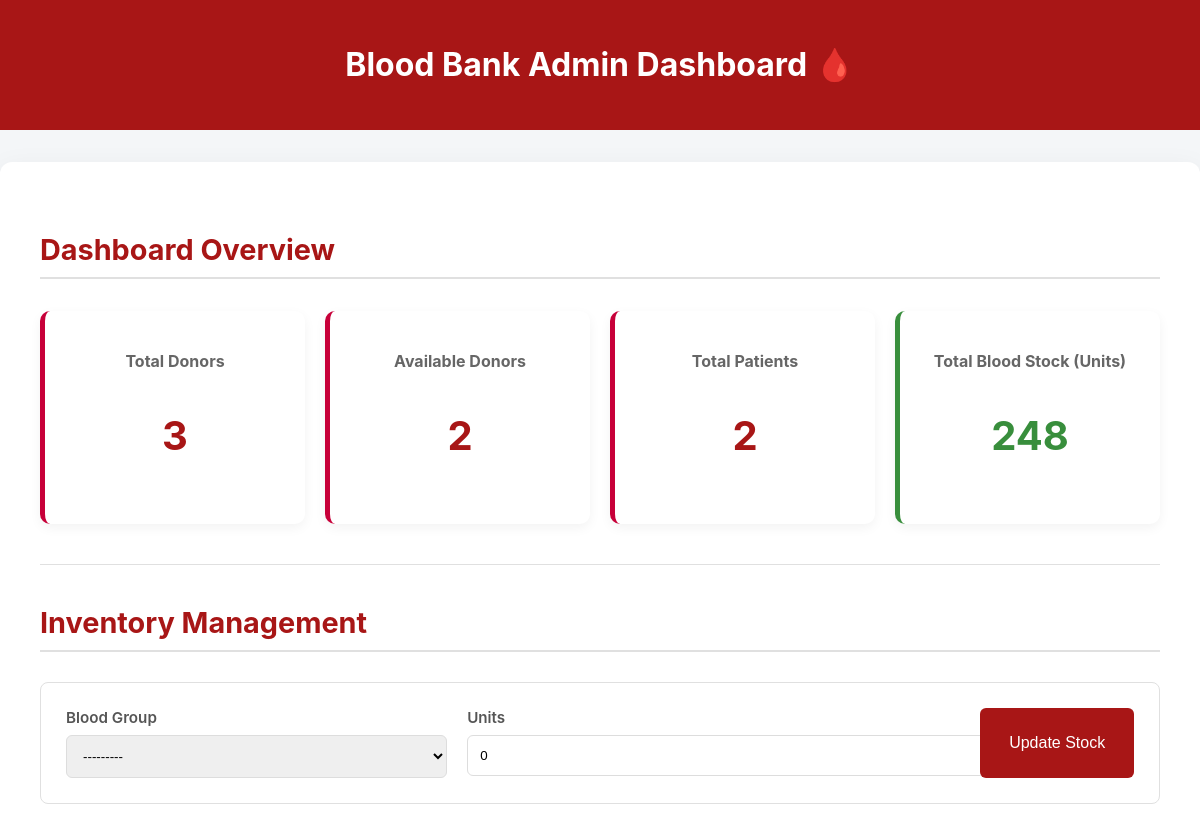
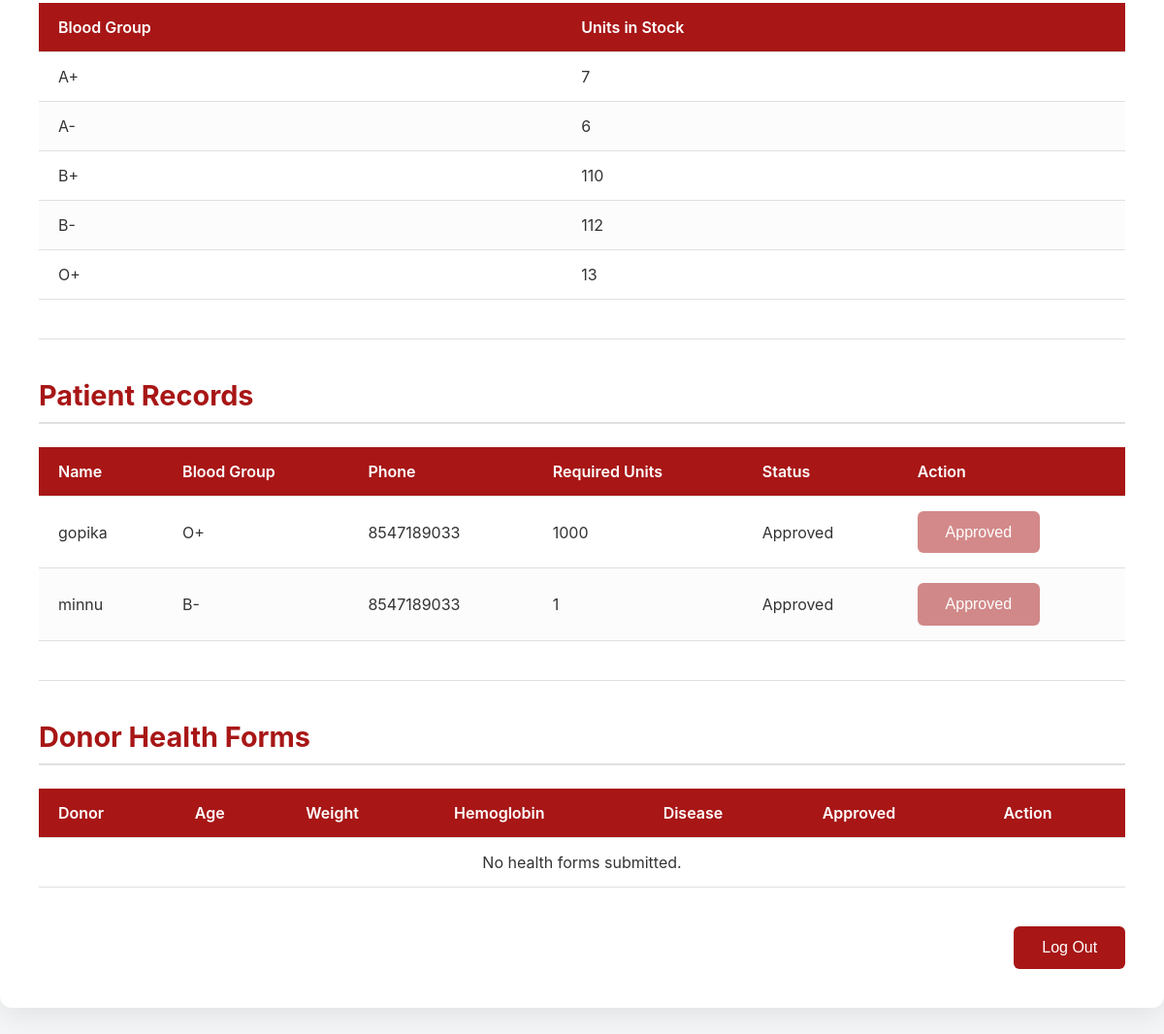
Before: /admin-dashboard/ (signed in) with the older database file (2 pictures, top to bottom).
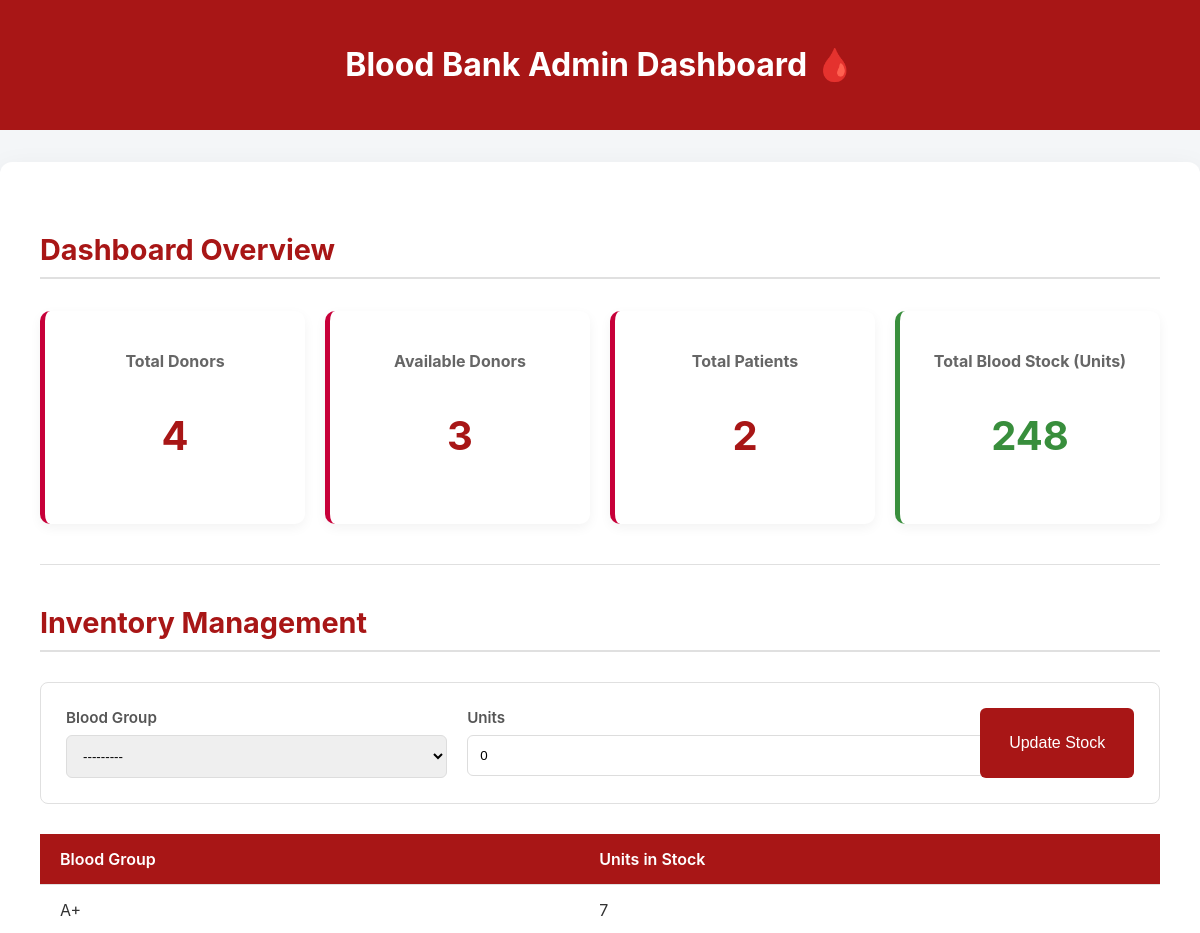
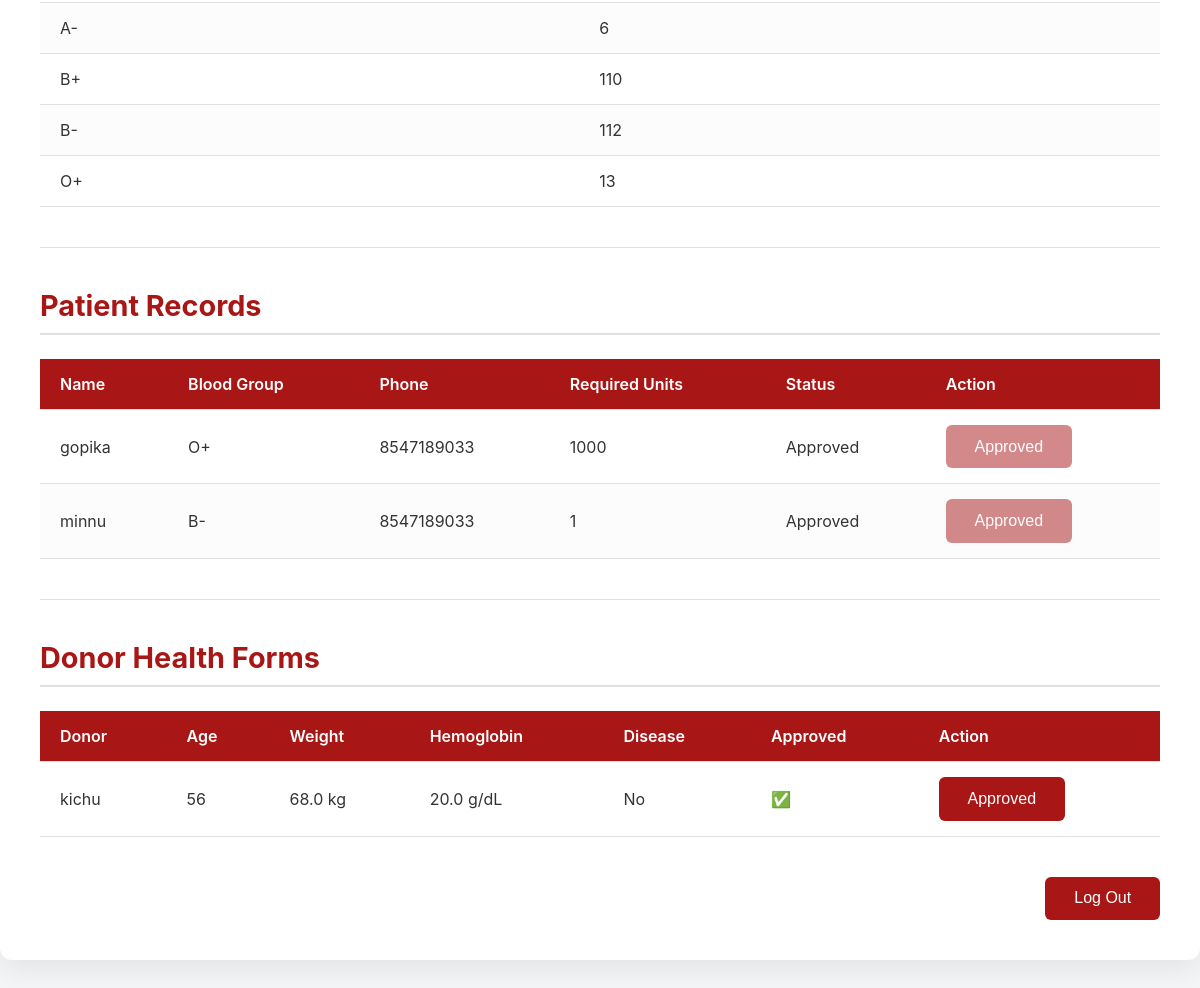
After: the same page with the newer database file (2 pictures, top to bottom).
### bloodmanager/models.py (models this page shows, shortened)
class Patient(models.Model):
    user = models.OneToOneField(User, on_delete=models.CASCADE)
    phone = models.CharField(max_length=15)
    gender = models.CharField(max_length=10)
    blood_group = models.CharField(max_length=3, choices=BLOOD_GROUP_CHOICES)
    address = models.TextField()
    required_units = models.PositiveIntegerField(default=1)
    approved = models.BooleanField(default=False)

class DonorHealthCheck(models.Model):
    donor = models.ForeignKey(Donor, on_delete=models.CASCADE)
    age = models.PositiveIntegerField()
    weight = models.FloatField()
    hemoglobin_level = models.FloatField()
    has_disease = models.BooleanField(default=False)
    is_approved = models.BooleanField(default=False)
    submitted_at = models.DateTimeField(auto_now_add=True)

class Donor(models.Model):
    user = models.OneToOneField(User, on_delete=models.CASCADE)
    phone = models.CharField(max_length=15)
    gender = models.CharField(max_length=10, choices=GENDER_CHOICES)
    blood_group = models.CharField(max_length=3, choices=BLOOD_GROUP_CHOICES)
    address = models.TextField()
    age = models.PositiveIntegerField()
    last_donation_date = models.DateField(null=True, blank=True)
    available = models.BooleanField(default=True)

### bloodmanager/views.py (the view)
# urls.py: path('admin-dashboard/', views.admin_dashboard, name='admin-dashboard'),
@user_passes_test(is_admin)
def admin_dashboard(request):
    donors = Donor.objects.all()
    patients = Patient.objects.all()
    stock = BloodStock.objects.values('blood_group').annotate(total_units=Sum('units')).order_by('blood_group')
    health_forms = DonorHealthCheck.objects.all().order_by('-submitted_at')
    total_donors = donors.count()
    available_donors = donors.filter(available=True).count()
    total_patients = patients.count()
    total_stock_units = sum(item['total_units'] for item in stock)
    if request.method == 'POST':
        if 'approve_patient' in request.POST:
            patient_id = request.POST.get('patient_id')
            patient = get_object_or_404(Patient, id=patient_id)
            patient.approved = True
            patient.save()
            messages.success(request, f"Patient {patient.user.username} approved successfully.")
            return redirect('admin-dashboard')
        if 'update_stock' in request.POST:
            stock_form = BloodStockForm(request.POST)
            if stock_form.is_valid():
                blood_group = stock_form.cleaned_data['blood_group']
                units = stock_form.cleaned_data['units']
                stock_item, created = BloodStock.objects.get_or_create(
                    blood_group=blood_group, hospital=None, defaults={'units': units}
                )
                if not created:
                    stock_item.units += units
                    stock_item.save()
                messages.success(request, f'Blood stock for {blood_group} updated successfully.')
                return redirect('admin-dashboard')
        if 'approve_health' in request.POST:
            health_id = request.POST.get('health_id')
            record = get_object_or_404(DonorHealthCheck, id=health_id)
            record.is_approved = True
            record.save()
            messages.success(request, f"{record.donor.user.username}'s health form approved!")
            return redirect('admin-dashboard')
    else:
        stock_form = BloodStockForm()
    context = {
        'donors': donors,
        'patients': patients,
        'stock': stock,
        'total_donors': total_donors,
        'available_donors': available_donors,
        'total_patients': total_patients,
        'total_stock_units': total_stock_units,
        'stock_form': stock_form,
        'health_forms': health_forms,
    }
    return render(request, 'admin/admin_dashboard.html', context)

### bloodmanager/forms.py
class BloodStockForm(forms.ModelForm):
    class Meta:
        model = BloodStock
        fields = ['blood_group', 'units']

### bloodmanager/views.py (called while the page is built)
def is_admin(user):
    return user.is_superuser

### bloodmanager/templates/admin/admin_dashboard.html (shortened to what this page needs)
<!DOCTYPE html>
<html lang="en">
<head>
</head>
<body>
<header>
    <h1>Blood Bank Admin Dashboard 🩸</h1>
</header>
<div class="container">
    <h2>Dashboard Overview</h2>
    <div class="stats">
        <div class="stat-box">
            <h3>Total Donors</h3>
            <p>{{ total_donors }}</p>
        </div>
        <div class="stat-box">
            <h3>Available Donors</h3>
            <p>{{ available_donors }}</p>
        </div>
        <div class="stat-box">
            <h3>Total Patients</h3>
            <p>{{ total_patients }}</p>
        </div>
        <div class="stat-box stock-highlight">
            <h3>Total Blood Stock (Units)</h3>
            <p><strong>{{ total_stock_units }}</strong></p>
        </div>
    </div>
    <hr>
    <h2>Inventory Management</h2>
    <form method="POST" class="stock-form">
        <div>
            <label for="{{ stock_form.blood_group.id_for_label }}">Blood Group</label>
            {{ stock_form.blood_group }}
        </div>
        <div>
            <label for="{{ stock_form.units.id_for_label }}">Units</label>
            {{ stock_form.units }}
        </div>
        <button type="submit" name="update_stock">Update Stock</button>
    </form>
    <table>
        <thead>
            <tr>
                <th>Blood Group</th>
                <th>Units in Stock</th>
            </tr>
        </thead>
        <tbody>
            {% for item in stock %}
            <tr class="{% if item.total_units < 5 %}low-stock{% endif %}">
                <td>{{ item.blood_group }}</td>
                <td>{{ item.total_units }}</td>
            </tr>
            {% empty %}
            <tr><td colspan="2" style="text-align:center;">No stock records found.</td></tr>
            {% endfor %}
        </tbody>
    </table>
    <hr>
    <h2>Patient Records</h2>
    <table>
        <thead>
            <tr>
                <th>Name</th>
                <th>Blood Group</th>
                <th>Phone</th>
                <th>Required Units</th>
                <th>Status</th>
                <th>Action</th>
            </tr>
        </thead>
        <tbody>
            {% for patient in patients %}
            <tr>
                <td>{{ patient.user.username }}</td>
                <td>{{ patient.blood_group }}</td>
                <td>{{ patient.phone }}</td>
                <td>{{ patient.required_units }}</td>
                <td>{% if patient.approved %}Approved{% else %}Pending{% endif %}</td>
                <td>
                    {% if not patient.approved %}
                    <form method="POST" style="display:inline;">
                        {% csrf_token %}
                        <input type="hidden" name="patient_id" value="{{ patient.id }}">
                        <button type="submit" name="approve_patient">Approve</button>
                    </form>
                    {% else %}
                        <button disabled style="opacity:0.5;">Approved</button>
                    {% endif %}
                </td>
            </tr>
            {% endfor %}
        </tbody>
    </table>
    <hr>
    <h2>Donor Health Forms</h2>
    <table>
        <thead>
            <tr>
                <th>Donor</th>
                <th>Age</th>
                <th>Weight</th>
                <th>Hemoglobin</th>
                <th>Disease</th>
                <th>Approved</th>
                <th>Action</th>
            </tr>
        </thead>
        <tbody>
            {% for form in health_forms %}
            <tr>
                <td>{{ form.donor.user.username }}</td>
                <td>{{ form.age }}</td>
                <td>{{ form.weight }} kg</td>
                <td>{{ form.hemoglobin_level }} g/dL</td>
                <td>{% if form.has_disease %}Yes{% else %}No{% endif %}</td>
                <td>{% if form.is_approved %}✅{% else %}❌{% endif %}</td>
                <td>
                    {% if not form.is_approved %}
                    <form method="POST">
                        {% csrf_token %}
                        <input type="hidden" name="health_id" value="{{ form.id }}">
                        <button type="submit" name="approve_health">Approve</button>
                    </form>
                    {% else %}
                        <button disabled>Approved</button>
                    {% endif %}
                </td>
            </tr>
            {% empty %}
            <tr><td colspan="7" style="text-align:center;">No health forms submitted.</td></tr>
            {% endfor %}
        </tbody>
    </table>
    <div class="logout">
        <form method="POST" action="{% url 'logout' %}">
            <button type="submit">Log Out</button>
        </form>
    </div>
</div>
</body>
</html>

### bloodmanager/templates/admin/admin_dashboard.html (style rules this page uses)
:root { --primary-color: rgb(168, 22, 22); --secondary-color: #C70039; --background-light: #f4f6f8; --text-dark: #333; --border-light: #e0e0e0; --success-green: #388E3C; --alert-red: #D32F2F; }
body { font-family: 'Inter', sans-serif; margin: 0; background: var(--background-light); color: var(--text-dark); }
header { background: var(--primary-color); color: white; padding: 1.5rem 1rem; text-align: center; }
.container { max-width: 1200px; margin: 2rem auto; background: white; border-radius: 12px; padding: 40px; box-shadow: 0 10px 30px rgba(0,0,0,0.08); }
h2 { color: var(--primary-color); margin-top: 30px; border-bottom: 2px solid var(--border-light); padding-bottom: 10px; font-size: 1.8rem; }
.stats { display: grid; grid-template-columns: repeat(auto-fit, minmax(220px, 1fr)); gap: 20px; margin: 2rem 0; }
.stat-box { background: white; border-radius: 10px; padding: 1.5rem; text-align: center; box-shadow: 0 4px 12px rgba(0,0,0,0.05); border-left: 5px solid var(--secondary-color); transition: all 0.3s; }
.stat-box h3 { color: #666; margin-bottom: 0.5rem; font-size: 1em; }
.stat-box p { font-size: 2.5em; font-weight: 700; color: var(--primary-color); }
.stock-highlight { border-left-color: var(--success-green); }
.stock-highlight p { color: var(--success-green); }
table { width: 100%; border-collapse: collapse; margin-top: 1.5rem; }
th, td { padding: 15px 20px; border-bottom: 1px solid var(--border-light); text-align: left; }
th { background: var(--primary-color); color: white; font-weight: 600; }
tr:nth-child(even) { background-color: #fcfcfc; }
.stock-form { display: flex; gap: 20px; margin: 30px 0; padding: 25px; border: 1px solid var(--border-light); border-radius: 8px; background: #fff; }
.stock-form > div { flex-grow: 1; }
.stock-form label { display: block; margin-bottom: 8px; font-weight: 600; color: #555; font-size: 0.95em; }
.stock-form select, .stock-form input[type="number"] { width: 100%; padding: 0.75rem; border-radius: 6px; border: 1px solid #ddd; }
button { background: var(--primary-color); color: white; border: none; padding: 0.8rem 1.8rem; border-radius: 6px; cursor: pointer; font-size: 1em; font-weight: 500; transition: background 0.3s, transform 0.1s; }
.logout { text-align: right; margin-top: 40px; }
hr { border: 0; height: 1px; background: var(--border-light); margin: 40px 0; }

Changed rows visible on the page:
added DonorHealthCheck: donor.user.username "kichu", age "56", weight "68.0", hemoglobin_level "20.0", has_disease "No", is_approved "Approved"
Other visible differences:
{{ total_donors }}: "3" → "4"
{{ available_donors }}: "2" → "3"
text no longer shown: "No health forms submitted."
